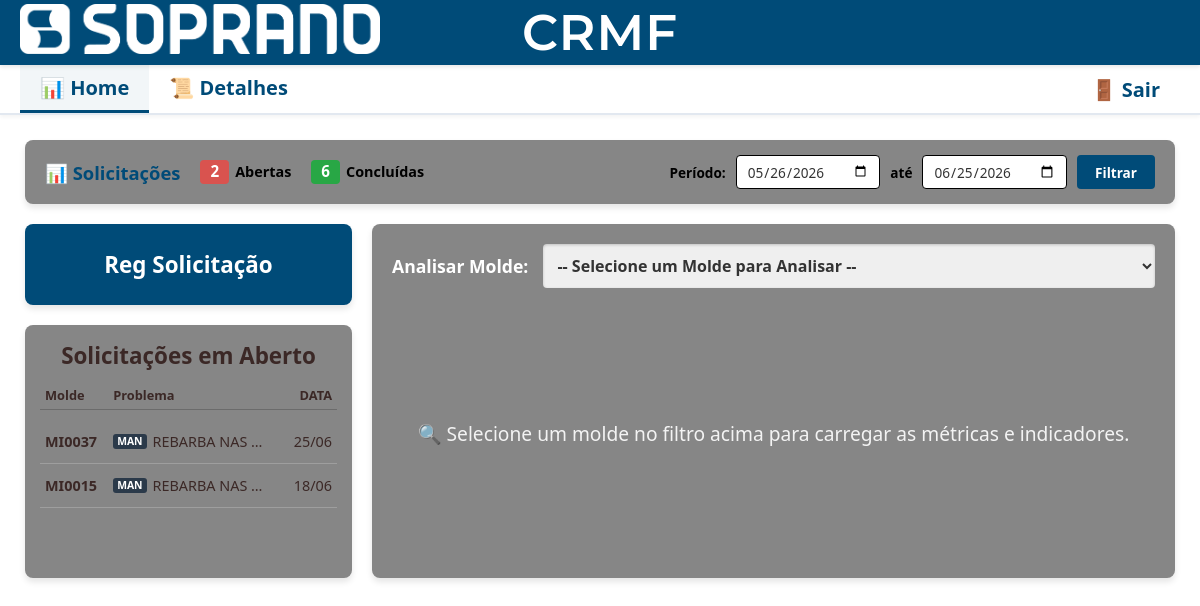
/ (signed in), run on the app's committed database.
### app_ferramentaria/models.py (models this page shows)
class SolicitacaoManutencao(models.Model):
    molde = models.ForeignKey(Molde, on_delete=models.DO_NOTHING, db_column='id_molde')
    maquina = models.ForeignKey(Maquina, on_delete=models.DO_NOTHING, db_column='id_maquina')
    operador = models.ForeignKey(Colaborador, on_delete=models.DO_NOTHING, db_column='id_operador', related_name='abertas_por')
    responsavel = models.ForeignKey(Colaborador, on_delete=models.DO_NOTHING, db_column='id_responsavel', null=True, related_name='resolvidas_por')
    ordem_manutencao = models.CharField(max_length=50, db_column='ordem_manutencao', blank=True, null=True)
    ordem_producao = models.CharField(max_length=50, db_column='ordem_producao', blank=True, null=True)
    parecer_producao = models.TextField(db_column='parecer_producao')
    parecer_ferramentaria = models.TextField(db_column='parecer_ferramentaria', null=True)
    status = models.CharField(max_length=20, db_column='status', default='Aberto')
    data_op = models.DateTimeField(db_column='data_op', blank=True, null=True)
    data_abertura = models.DateTimeField(db_column='data_abertura', default=timezone.now)
    data_fechamento = models.DateTimeField(db_column='data_fechamento', null=True)
    ultima_alteracao = models.DateTimeField(db_column='ultima_alteracao', auto_now=True)
    item = models.ForeignKey(ItemPorMolde, on_delete=models.SET_NULL, null=True, blank=True, verbose_name="Item / IN")
    motivo_manutencao = models.CharField(max_length=255, null=True, blank=True, verbose_name="Motivo (Em Manutenção)")
    previsao_retorno = models.DateField(null=True, blank=True, verbose_name="Previsão de Retorno")
    problemas = models.ManyToManyField(Problema, through='SolicitacaoProblema')
    acoes = models.ManyToManyField(AcaoManutencao, through='SolicitacaoAcao')
    class Meta:
        managed = True
        db_table = 'solicitacoes_manutencao'

class Molde(models.Model):
    molde_nome = models.CharField(max_length=100, db_column='molde_nome')
    endereco_molde = models.CharField(max_length=50, db_column='endereco_molde')
    status = models.CharField(max_length=20, db_column='status')
    class Meta:
        managed = False # Informa ao Django: "Não crie esta tabela, ela já existe"
        db_table = 'moldes' # Nome exato da tabela no SQLite

class Problema(models.Model):
    problema = models.CharField(max_length=100, db_column='problema')
    descricao = models.CharField(max_length=200, db_column='descricao')
    class Meta:
        managed = False
        db_table = 'problemas'

### app_ferramentaria/views.py (the view, shortened to what this page needs)
# urls.py: path('', views.dashboard_view, name='dashboard'),
@never_cache
@login_required(login_url='ferramentaria:login')
def dashboard_view(request):
    data_fim_padrao = timezone.now()
    data_inicio_padrao = data_fim_padrao - timedelta(days=30)
    is_ferramenteiro_ou_admin = request.user.groups.filter(name__in=['Ferramenteiro', 'Admin']).exists()
    data_inicio_str = request.GET.get('data_inicio')
    data_fim_str = request.GET.get('data_fim')
    if data_inicio_str:
        data_inicio = datetime.strptime(data_inicio_str, '%Y-%m-%d')
        data_inicio = timezone.make_aware(data_inicio)
    else:
        data_inicio = data_inicio_padrao
        data_inicio_str = data_inicio.strftime('%Y-%m-%d')
    if data_fim_str:
        data_fim = datetime.strptime(data_fim_str, '%Y-%m-%d')
        data_fim = data_fim.replace(hour=23, minute=59, second=59)
        data_fim = timezone.make_aware(data_fim)
    else:
        data_fim = data_fim_padrao
        data_fim_str = data_fim.strftime('%Y-%m-%d')
    total_abertas_periodo = SolicitacaoManutencao.objects.filter(
        data_abertura__range=[data_inicio, data_fim]
    ).exclude(
    status='Concluído'
    ).count()
    total_fechadas_periodo = SolicitacaoManutencao.objects.filter(
        data_fechamento__range=[data_inicio, data_fim],
        status='Concluído'
    ).count()
    molde_selecionado_id = request.GET.get('molde')
    molde_selecionado = None
    itens_molde = []
    labels_problemas = []
    valores_problemas = []
    pendencias = SolicitacaoManutencao.objects.filter(status__in=['Aberto', 'Em Manutenção']).order_by('-data_abertura')
    context = {
        'pendencias': pendencias,
        'lista_moldes': Molde.objects.filter(status = "Ativo"),
        'moldes': Molde.objects.filter(status = "Ativo"),
        'lista_maquinas': Maquina.objects.filter(status = "Ativo"),
        'lista_operadores': Colaborador.objects.filter(status = "Ativo", funcao__iexact='Operador'),
        'lista_problemas': Problema.objects.all(),
        'lista_acoes_manutencao': AcaoManutencao.objects.all(),
        'lista_ferramenteiros': Colaborador.objects.filter(status='Ativo', funcao__iexact='Ferramenteiro'),
        'molde_selecionado_id': str(molde_selecionado_id) if molde_selecionado_id else None,
        'molde_selecionado': molde_selecionado,
        'itens_molde': itens_molde,
        'labels_problemas': json.dumps(labels_problemas),
        'valores_problemas': json.dumps(valores_problemas),
        'total_abertas_periodo': total_abertas_periodo,
        'total_fechadas_periodo': total_fechadas_periodo,
        'data_inicio_filtro': data_inicio_str,
        'data_fim_filtro': data_fim_str,
        'pode_editar': is_ferramenteiro_ou_admin,
    }
    return render(request, 'ferramentaria/dashboard.html', context)

### app_ferramentaria/templates/ferramentaria/dashboard.html (shortened to what this page needs)
{% extends 'ferramentaria/base.html' %}
{% block content %}
<div style="background: #868686; padding: 15px 20px; border-radius: 8px; box-shadow: 0 4px 6px rgba(0,0,0,0.1); width: 100%; box-sizing: border-box; margin-bottom: 20px;">
    <form method="GET" action="" style="display: flex; justify-content: space-between; align-items: center; flex-wrap: wrap; gap: 15px; width: 100%; margin: 0; padding: 0;">
        <div style="display: flex; align-items: center; gap: 20px; flex-wrap: wrap;">
            <h3 style="color: #004B78; font-size: 1.15rem; font-weight: bold; margin: 0; white-space: nowrap; display: flex; align-items: center; gap: 6px;">
                📊 Solicitações
            </h3>
            <div style="display: flex; align-items: center; gap: 6px;">
                <span style="background-color: #d9534f; color: white; padding: 4px 10px; border-radius: 4px; font-weight: bold; font-size: 0.95rem; line-height: 1;">
                    {{ total_abertas_periodo }}
                </span>
                <span style="color: #000000; font-size: 0.9rem; font-weight: 600;">Abertas</span>
            </div>
            <div style="display: flex; align-items: center; gap: 6px;">
                <span style="background-color: #28a745; color: white; padding: 4px 10px; border-radius: 4px; font-weight: bold; font-size: 0.95rem; line-height: 1;">
                    {{ total_fechadas_periodo }}
                </span>
                <span style="color: #000000; font-size: 0.9rem; font-weight: 600;">Concluídas</span>
            </div>
        </div>
        <div style="display: flex; align-items: center; gap: 10px; flex-wrap: wrap; margin-left: auto;">
            <label style="font-size: 0.85rem; font-weight: bold; color: #000000; margin: 0;">Período:</label>
            <input type="date" name="data_inicio" value="{{ data_inicio_filtro }}" style="padding: 6px 10px; border: 1px solid #000000; border-radius: 4px; font-size: 0.85rem; color: #333; height: 34px; box-sizing: border-box; background-color: #ffffff;">
            <label style="font-size: 0.85rem; font-weight: bold; color: #000000; margin: 0;">até</label>
            <input type="date" name="data_fim" value="{{ data_fim_filtro }}" style="padding: 6px 10px; border: 1px solid #000000; border-radius: 4px; font-size: 0.85rem; color: #333; height: 34px; box-sizing: border-box; background-color: #ffffff;">
            <button type="submit" style="background-color: #004B78; color: white; border: none; padding: 0 18px; border-radius: 4px; font-weight: bold; cursor: pointer; font-size: 0.85rem; height: 34px; display: flex; align-items: center; justify-content: center; transition: background 0.2s; box-sizing: border-box;">
                Filtrar
            </button>
        </div>
    </form>
</div>
<div class="dash-container" style="display: flex; flex-direction: row-reverse; gap: 20px; width: 100%; align-items: stretch; box-sizing: border-box;">
    <div class="dash-left" style="flex: 7; border-radius: 8px; padding: 20px; display: flex; flex-direction: column; gap: 20px; box-shadow: 0 4px 6px rgba(0,0,0,0.1); box-sizing: border-box;">
        <div class="analisar-molde-container" style="width: 100%;">
            <form method="GET" action="" style="display: flex; align-items: center; gap: 15px; width: 100%; margin: 0;">
                <label style="color: white; font-weight: bold; font-size: 1.1rem; white-space: nowrap; margin: 0;">Analisar Molde:</label>
                <select name="molde" onchange="this.form.submit()" style="flex: 1; padding: 10px; border-radius: 4px; border: none; font-size: 1rem; font-weight: bold; color: #333; box-shadow: inset 0 1px 3px rgba(0,0,0,0.2);">
                    <option value="">-- Selecione um Molde para Analisar --</option>
                </select>
            </form>
        </div>
        {% if molde_selecionado %}
            <div class="dash-inner-split" style="display: flex; gap: 20px; width: 100%;">
                <div style="flex: 1; background: white; padding: 20px; border-radius: 8px; text-align: center; box-shadow: 0 4px 6px rgba(0,0,0,0.1); min-height: 130px; display: flex; flex-direction: column; justify-content: center; box-sizing: border-box;">
                    <h4 style="color: #666; margin: 0 0 8px 0; text-transform: uppercase; font-size: 0.85rem; font-weight: bold; letter-spacing: 0.5px;">Contagem de Ciclos / Batidas</h4>
                    <div style="font-size: 2.5rem; font-weight: bold; color: #004B78; line-height: 1;">--</div>
                    <span style="font-size: 0.75rem; color: #999; font-style: italic; margin-top: 8px;">Aguardando integração de sensores IoT com a API</span>
                </div>
                <div style="flex: 1; background: white; padding: 20px; border-radius: 8px; box-shadow: 0 4px 6px rgba(0,0,0,0.1); display: flex; align-items: center; gap: 20px; min-height: 130px; box-sizing: border-box;">
                    <span style="font-size: 2.2rem; line-height: 1;">📍</span>
                    <div style="text-align: left;">
                        <h4 style="color: #666; margin: 0; text-transform: uppercase; font-size: 0.85rem; font-weight: bold; letter-spacing: 0.5px;">Endereço / Prateleira</h4>
                        <div style="font-size: 1.6rem; font-weight: bold; color: #004B78; margin-top: 5px; text-transform: uppercase;">
                            {{ molde_selecionado.endereco_molde|default_if_none:"NÃO INFORMADO" }}
                        </div>
                    </div>
                </div>
            </div>
            <div class="dash-inner-split" style="display: flex; gap: 20px; width: 100%;">
                <div class="card-itens" style="flex: 1; background: white; padding: 20px; border-radius: 8px; box-shadow: 0 4px 6px rgba(0,0,0,0.1); max-height: 380px; overflow-y: auto;">
                    <h3 style="border-bottom: 2px solid #f4eaeb; padding-bottom: 10px; margin-bottom: 15px; color: #004B78; font-size: 1.2rem; font-weight: bold;">Itens Vinculados</h3>
                    <ul style="list-style: none; padding: 0; margin: 0;">
                        {% for item in itens_molde %}
                            <li style="padding: 8px 0; border-bottom: 1px solid #f0f0f0;">
                                <strong style="color: #333;">{{ item.item_codigo }}{% if item.cod_complementar %} - {{ item.cod_complementar }}{% endif %}</strong><br>
                                <span style="font-size: 0.85rem; color: #666;">{{ item.descricao }}</span>
                            </li>
                        {% empty %}
                            <li style="color: #888; font-style: italic; font-size: 0.9rem;">Nenhum item cadastrado para este molde.</li>
                        {% endfor %}
                    </ul>
                </div>
                <div class="card-grafico" style="flex: 1; background: white; padding: 20px; border-radius: 8px; box-shadow: 0 4px 6px rgba(0,0,0,0.1); height: 380px; display: flex; flex-direction: column;">
                    <h3 style="border-bottom: 2px solid #f4eaeb; padding-bottom: 10px; margin-bottom: 15px; color: #004B78; font-size: 1.2rem; width: 100%; text-align: left; font-weight: bold; display: flex; align-items: center; box-sizing: border-box;">
                        <span>Incidência de Problemas</span>
                        <span id="badge-total-problemas" style="margin-left: auto; background-color: #9c8481; color: white; padding: 4px 12px; border-radius: 20px; font-size: 0.85rem; font-weight: bold; letter-spacing: 0.5px; white-space: nowrap;">
                            Total: --
                        </span>
                    </h3>
                    <div class="chart-container" style="position: relative; width: 100%; height: 280px;">
                        <canvas id="graficoProblemas"></canvas>
                    </div>
                </div>
            </div>
        {% else %}
            <div style="display: flex; align-items: center; justify-content: center; color: white; opacity: 0.9; font-size: 1.2rem; text-align: center; min-height: 250px;">
                🔍 Selecione um molde no filtro acima para carregar as métricas e indicadores.
            </div>
        {% endif %}
    </div>
    <div class="dash-right" style="flex: 3; min-width: 290px; display: flex; flex-direction: column; gap: 20px; box-sizing: border-box;">
        <button class="btn-reg" onclick="abrirModal('modalNovaOS')">
            Reg Solicitação
        </button>
        <div class="pendencias-box">
            <h3>Solicitações em Aberto</h3>
            <div class="pendencias-header">
                <span class="col-molde">Molde</span>
                <span class="col-prob">Problema</span>
                <span class="col-data">DATA</span>
            </div>
            <ul class="lista-pendencias">
                {% for os in pendencias %}
                <li class="item-pendencia"
                    data-id="{{ os.id }}"
                    data-molde="{{ os.molde.molde_nome }}"
                    data-IN="{{ os.item.cod_complementar|default:'-' }}"
                    data-data="{{ os.data_abertura|date:'d/m/Y H:i' }}"
                    data-maquina="{{ os.maquina.maquina }}"
                    data-operador="{{ os.operador.nome }}"
                    data-motivo="{{ os.motivo_manutencao|default:'' }}"
                    data-previsao="{{ os.previsao_retorno|date:'Y-m-d'|default:'' }}"
                    data-OM="{{ os.ordem_manutencao }}"
                    data-parecer-prod="{{ os.parecer_producao|default:'Nenhum parecer informado.' }}"
                    data-problemas="{% for prob in os.problemas.all %}{{ prob.problema }}{% if not forloop.last %}, {% endif %}{% empty %}Relato textual{% endfor %}"
                    data-status="{{ os.status }}"
                    onclick="abrirModalDetalhes(this)">
                    <span class="col-molde">{{ os.molde.molde_nome }}</span>
                    <span class="col-prob">
                        {% if os.status == 'Em Manutenção' %}
                            <span class="badge-status badge-manutencao">MAN</span>
                        {% else %}
                            <span class="badge-status badge-nova">PEN</span>
                        {% endif %}
                        <span class="col-prob-texto">
                            {% for prob in os.problemas.all %}
                                {{ prob.problema }}{% if not forloop.last %}, {% endif %}
                            {% empty %}
                                Relato textual
                            {% endfor %}
                        </span>
                    </span>
                    <span class="col-data">{{ os.data_abertura|date:"d/m" }}</span>
                </li>
                {% empty %}
                <li class="item-pendencia" style="justify-content: center; color: white; opacity: 0.7;">Nenhuma ordem de serviço em aberto!</li>
                {% endfor %}
            </ul>
        </div>
    </div>
</div>
{% endblock %}

### data on the page
SolicitacaoManutencao: molde.molde_nome "MI0037", status "MAN", data_abertura "25/06"
Problema: problema "REBARBA NAS…"
SolicitacaoManutencao: molde.molde_nome "MI0015", status "MAN", data_abertura "18/06"

### other printed values
{{ total_abertas_periodo }} "2"
{{ total_fechadas_periodo }} "6"
